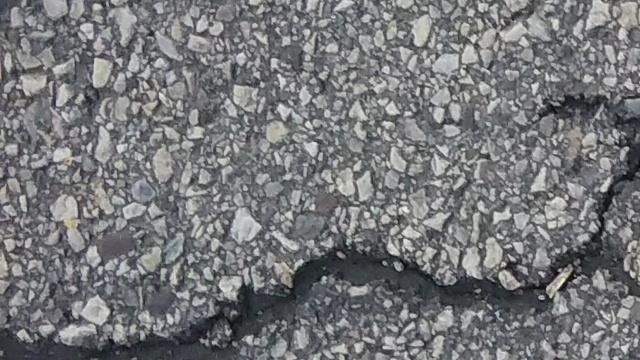
#> input picture dataset/crack500/images/validation/20160328_152308_1_361.jpg, 640 x 360 px, given as the content of the folder C:/Users/H3C/Desktop/coco/coco500, which was not available
$ python 4.py   (older library calls are emulated)
#> lines starting #> are read from the running program, lines starting #| are printed output that depends on the picture; after the words box and inside, x2 and y2 are one past the last pixel; in counts of white or black regions, pixels touching at a corner belong together; pictures that were not available may be replaced by others from this repository, and a replacement may not be noted
import os
import cv2
import numpy as np
import matplotlib.pyplot as plt
from skimage.feature import graycomatrix, graycoprops, local_binary_pattern
from scipy.fftpack import fft2, fftshift
from sklearn.preprocessing import StandardScaler
from sklearn.manifold import TSNE

# ====================== 1. Global Configuration =======================
# Path settings
generic_dir = r'C:\Users\H3C\Desktop\coco\coco500'  # Generic images directory (RGB)
pavement_dir = r'C:\Users\H3C\Desktop\coco\crack500'  # Pavement images directory (RGB)
save_root = r'./'  # Output directory for plots
os.makedirs(save_root, exist_ok=True)

# Data settings
image_formats = ['.jpg', '.png', '.jpeg']
sample_size = 100  # Max samples per class
random_seed = 42
np.random.seed(random_seed)

# Visualization settings
gen_color = '#2E86AB'  # Color for generic images (blue)
pav_color = '#E63946'  # Color for pavement images (red)
plt.rcParams['font.sans-serif'] = ['DejaVu Sans']  # English font
plt.rcParams['axes.unicode_minus'] = False
plt.rcParams['figure.dpi'] = 100

# ====================== 2. Core Functions =======================
def load_images_from_dir(dir_path, max_count=sample_size):
    """Load images from directory, return grayscale and RGB image lists"""
    gray_imgs = []
    rgb_imgs = []
    file_list = [f for f in os.listdir(dir_path) if any(f.lower().endswith(fmt) for fmt in image_formats)]

    # Random sampling to balance data
    if len(file_list) > max_count:
        file_list = np.random.choice(file_list, max_count, replace=False)

    for filename in file_list:
        img_path = os.path.join(dir_path, filename)
        img_bgr = cv2.imread(img_path)
        if img_bgr is None:
            print(f"⚠️  Skip corrupted image: {img_path}")
            continue

        img_rgb = cv2.cvtColor(img_bgr, cv2.COLOR_BGR2RGB)
        img_gray = cv2.cvtColor(img_rgb, cv2.COLOR_RGB2GRAY)
        rgb_imgs.append(img_rgb)
        gray_imgs.append(img_gray)

    print(f"✅ Loaded {dir_path}: {len(rgb_imgs)} RGB images | {len(gray_imgs)} grayscale images")
    return gray_imgs, rgb_imgs

def extract_rgb_pixels(rgb_imgs):
    """Extract all RGB channel pixels from images (for histogram plotting)"""
    r_pixels = []
    g_pixels = []
    b_pixels = []

    for img in rgb_imgs:
        r_pixels.extend(img[..., 0].flatten())  # R channel
        g_pixels.extend(img[..., 1].flatten())  # G channel
        b_pixels.extend(img[..., 2].flatten())  # B channel

    return np.array(r_pixels), np.array(g_pixels), np.array(b_pixels)

def extract_comprehensive_features(gray_imgs, rgb_imgs):
    """Extract multi-dimensional features for t-SNE (texture+color+edge+freq)"""
    # 1. Texture features (GLCM + LBP)
    texture_feats = {
        'glcm_contrast': [], 'glcm_correlation': [], 'glcm_energy': [], 'glcm_homogeneity': [],
        'lbp_smooth': [], 'lbp_entropy': []
    }
    gray_levels = 8
    lbp_radius = 3
    lbp_neighbors = 8

    for img in gray_imgs:
        # GLCM
        img_compressed = img // (256 // gray_levels)
        glcm = graycomatrix(img_compressed, distances=[1], angles=[0], levels=gray_levels, symmetric=True, normed=True)
        texture_feats['glcm_contrast'].append(graycoprops(glcm, 'contrast')[0, 0])
        texture_feats['glcm_correlation'].append(graycoprops(glcm, 'correlation')[0, 0])
        texture_feats['glcm_energy'].append(graycoprops(glcm, 'energy')[0, 0])
        texture_feats['glcm_homogeneity'].append(graycoprops(glcm, 'homogeneity')[0, 0])

        # LBP
        lbp = local_binary_pattern(img, lbp_neighbors, lbp_radius, method='uniform')
        lbp_hist, _ = np.histogram(lbp, bins=int(lbp.max()+1), density=True)
        texture_feats['lbp_smooth'].append(lbp_hist[0])
        lbp_hist_valid = lbp_hist[lbp_hist > 0]
        texture_feats['lbp_entropy'].append(-np.sum(lbp_hist_valid * np.log2(lbp_hist_valid)))

    # 2. Color features (full distribution for t-SNE)
    color_feats = {
        'r_mean': [], 'g_mean': [], 'b_mean': [],
        'r_var': [], 'g_var': [], 'b_var': []
    }
    for img in rgb_imgs:
        for i, ch in enumerate(['r', 'g', 'b']):
            ch_vals = img[..., i].flatten()
            color_feats[f'{ch}_mean'].append(np.mean(ch_vals))
            color_feats[f'{ch}_var'].append(np.var(ch_vals))

    # 3. Edge features (use cv2.Canny to avoid skimage dependency issues)
    edge_feats = {'edge_density': []}
    for img in gray_imgs:
        edges = cv2.Canny(img, threshold1=100, threshold2=200)  # cv2 built-in Canny
        edge_density = np.sum(edges > 0) / (img.shape[0] * img.shape[1])
        edge_feats['edge_density'].append(edge_density)

    # 4. Frequency features (FFT)
    freq_feats = {'low_freq_ratio': []}
    freq_low_ratio = 0.2
    for img in gray_imgs:
        fft_shifted = fftshift(fft2(img))
        power_spectrum = np.abs(fft_shifted)**2
        h, w = power_spectrum.shape
        center_h, center_w = h//2, w//2
        radius = int(min(center_h, center_w) * freq_low_ratio)
        y, x = np.ogrid[:h, :w]
        mask = (x - center_w)**2 + (y - center_h)**2 <= radius**2
        low_freq_energy = np.sum(power_spectrum[mask])
        total_energy = np.sum(power_spectrum)
        freq_feats['low_freq_ratio'].append(low_freq_energy / (total_energy + 1e-6))

    # Convert all to numpy arrays
    for feats in [texture_feats, color_feats, edge_feats, freq_feats]:
        for key in feats:
            feats[key] = np.array(feats[key])

    # Combine all features into a single matrix
    all_feats_list = []
    for i in range(len(gray_imgs)):
        sample_feats = []
        for feats_dict in [texture_feats, color_feats, edge_feats, freq_feats]:
            sample_feats.extend([feats_dict[key][i] for key in feats_dict])
        all_feats_list.append(sample_feats)

    return np.array(all_feats_list)

# ====================== 3. Data Loading & Feature Extraction =======================
# Load images
generic_gray, generic_rgb = load_images_from_dir(generic_dir)
#> in load_images_from_dir, img_bgr is the input picture: shape (360, 640, 3); mean B, G, R 120.9, 118.8, 117.9
#| ✅ Loaded C:\Users\H3C\Desktop\coco\coco500: 1 RGB images | 1 grayscale images
#> generic_gray = 1 item; generic_rgb = 1 item
pavement_gray, pavement_rgb = load_images_from_dir(pavement_dir)

# Extract RGB pixels for histogram (merge all samples)
print("\n📊 Extracting RGB pixels for histogram...")
generic_r, generic_g, generic_b = extract_rgb_pixels(generic_rgb)
#> the loop in extract_rgb_pixels, `for img in rgb_imgs:` made 1 pass
#> after the loop in extract_rgb_pixels, `for img in rgb_imgs:`: b_pixels = 230400 items
pavement_r, pavement_g, pavement_b = extract_rgb_pixels(pavement_rgb)
#> pavement_r = empty array; pavement_g = empty array; pavement_b = empty array
print(f"✅ RGB pixel extraction completed:")
print(f"   - Generic images: {len(generic_r):,} R pixels | {len(generic_g):,} G pixels | {len(generic_b):,} B pixels")
#|    - Generic images: 230,400 R pixels | 230,400 G pixels | 230,400 B pixels
print(f"   - Pavement images: {len(pavement_r):,} R pixels | {len(pavement_g):,} G pixels | {len(pavement_b):,} B pixels")
#|    - Pavement images: 0 R pixels | 0 G pixels | 0 B pixels

# Extract comprehensive features for t-SNE
print("\n📊 Extracting comprehensive features for t-SNE...")
generic_tsne_feats = extract_comprehensive_features(generic_gray, generic_rgb)
#> the loop in extract_comprehensive_features, `for img in gray_imgs:` made 1 pass
#> pass 1, in extract_comprehensive_features, `img_compressed = img // (256 // gray_levels)`:
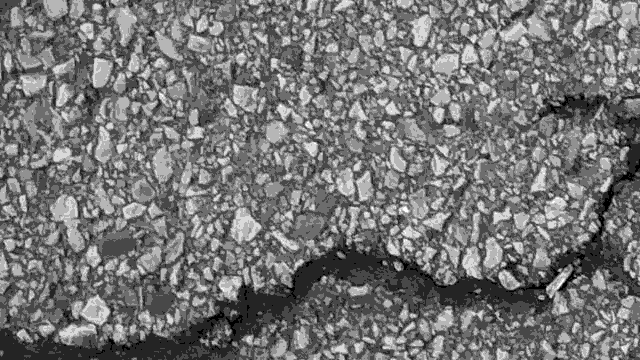
#> img_compressed: shape (360, 640); min 0, max 7, mean 3.23; drawn with min black and max white
#> pass 1, in extract_comprehensive_features, `lbp = local_binary_pattern(img, lbp_neighbors, lbp_radius, method='uni..`:
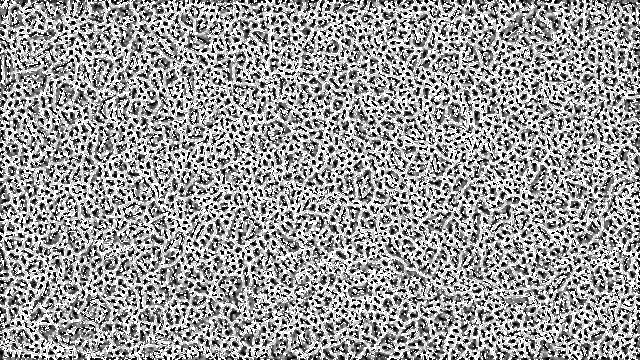
#> lbp: shape (360, 640) float64; min 0, max 9, mean 5.45; drawn with min black and max white
#> the loop in extract_comprehensive_features, `for img in rgb_imgs:` made 1 pass
#> the loop in extract_comprehensive_features, `for img in gray_imgs:` made 1 pass
#> edge_density on pass 1: 0.268
#> pass 1, in extract_comprehensive_features, `edges = cv2.Canny(img, threshold1=100, threshold2=200)`:
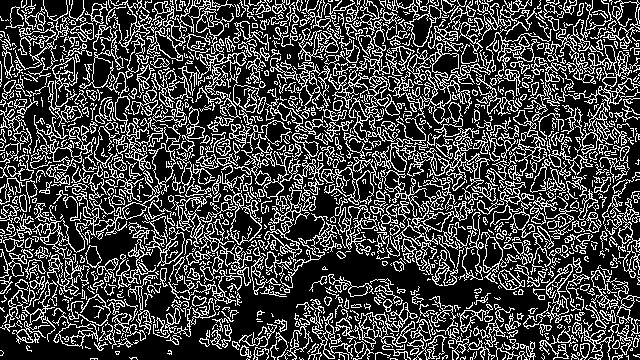
#> edges: shape (360, 640); 26.8% white in thin lines or dots
#> the loop in extract_comprehensive_features, `for img in gray_imgs:` made 1 pass
#> (h, w, center_h, center_w, radius, low_freq_energy, total_energy) on pass 1: (360, 640, 180, 320, 36, 8.02e+14, 8.42e+14)
#> pass 1, in extract_comprehensive_features, `mask = (x - center_w)**2 + (y - center_h)**2 <= radius**2`:
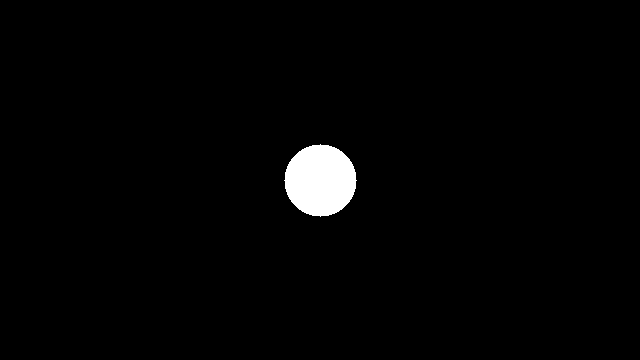
#> mask: shape (360, 640) bool; 1.8% white; 1 white region, box (x1, y1, x2, y2) and area: (284, 144, 357, 217) 4053
#> the loop in extract_comprehensive_features, `for i in range(len(gray_imgs)):` made 1 pass
#> after the loop in extract_comprehensive_features, `for i in range(len(gray_imgs)):`: all_feats_list = [[0.537, 0.852, 0.298, 0.783, 0.0974, 3.26, 117.9, 118.8, 120.9, 1786.6, 1759.7, 1672.8, 0.268, 0.952]]
pavement_tsne_feats = extract_comprehensive_features(pavement_gray, pavement_rgb)
#> pavement_tsne_feats = empty array

# Combine data for t-SNE
#> (the run stopped early here; a loop or call above may not have finished)

$ run again, on 1.jpg
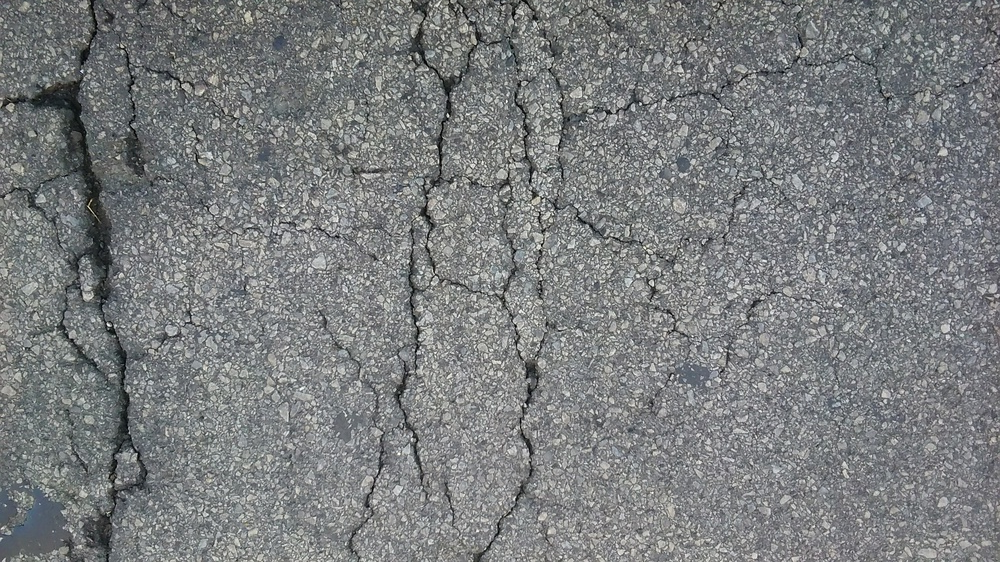
#> input picture 1.jpg, 1000 x 562 px, shrunk from 2560 x 1440 before the run, given as the content of the folder C:/Users/H3C/Desktop/coco/coco500, which was not available
#> in load_images_from_dir, img_bgr is the input picture: shape (562, 1000, 3); mean B, G, R 126.4, 125.3, 122.8
#| ✅ Loaded C:\Users\H3C\Desktop\coco\coco500: 1 RGB images | 1 grayscale images
#> generic_gray = 1 item
#> the loop in extract_rgb_pixels, `for img in rgb_imgs:` made 1 pass
#> after the loop in extract_rgb_pixels, `for img in rgb_imgs:`: b_pixels = 562000 items
#> pavement_r = empty array
#|    - Generic images: 562,000 R pixels | 562,000 G pixels | 562,000 B pixels
#|    - Pavement images: 0 R pixels | 0 G pixels | 0 B pixels
#> the loop in extract_comprehensive_features, `for img in gray_imgs:` made 1 pass
#> pass 1, in extract_comprehensive_features, `lbp = local_binary_pattern(img, lbp_neighbors, lbp_radius, method='uni..`:
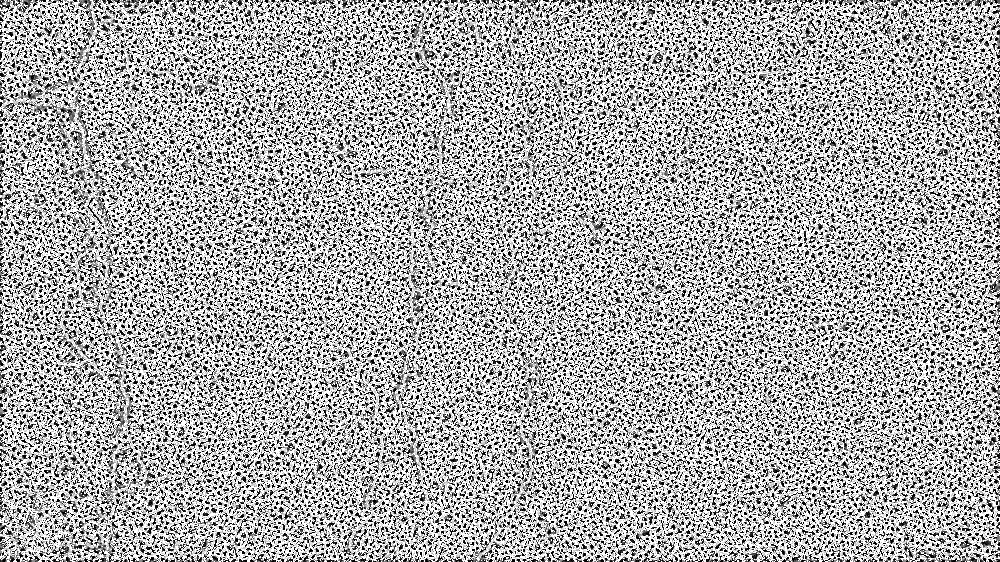
#> lbp: shape (562, 1000) float64; min 0, max 9, mean 6; drawn with min black and max white
#> the loop in extract_comprehensive_features, `for img in rgb_imgs:` made 1 pass
#> the loop in extract_comprehensive_features, `for img in gray_imgs:` made 1 pass
#> edge_density on pass 1: 0.349
#> pass 1, in extract_comprehensive_features, `edges = cv2.Canny(img, threshold1=100, threshold2=200)`:
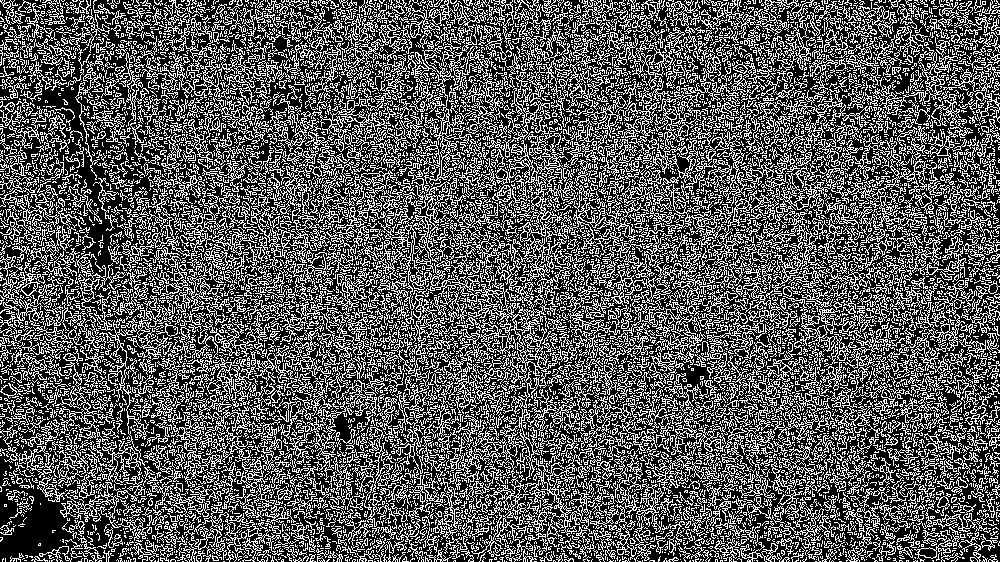
#> edges: shape (562, 1000); 34.9% white in thin lines or dots
#> the loop in extract_comprehensive_features, `for img in gray_imgs:` made 1 pass
#> (h, w, center_h, center_w, radius, low_freq_energy, total_energy) on pass 1: (562, 1000, 281, 500, 56, 5.03e+15, 5.31e+15)
#> the loop in extract_comprehensive_features, `for i in range(len(gray_imgs)):` made 1 pass
#> after the loop in extract_comprehensive_features, `for i in range(len(gray_imgs)):`: all_feats_list = [[1.18, 0.555, 0.285, 0.664, 0.128, 2.84, 122.8, 125.3, 126.4, 1287.8, 1258.4, 1234.2, 0.349, 0.947]]
#> pavement_tsne_feats = empty array
